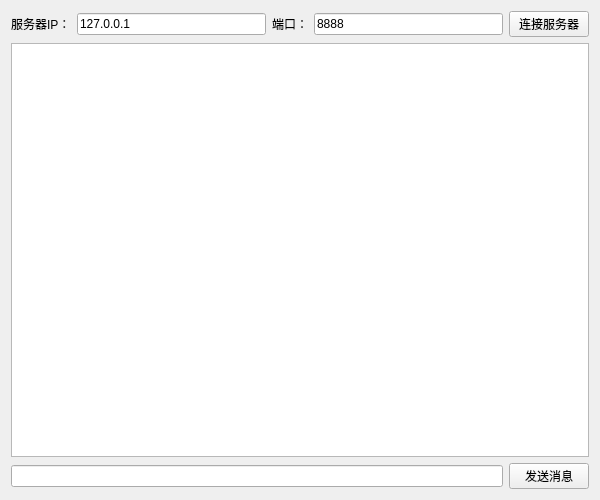
<?xml version="1.0" encoding="UTF-8"?>
<ui version="4.0">
 <class>Widget</class>
 <widget class="QWidget" name="Widget">
  <property name="geometry">
   <rect>
    <x>0</x>
    <y>0</y>
    <width>600</width>
    <height>500</height>
   </rect>
  </property>
  <property name="windowTitle">
   <string>TCP Client</string>
  </property>
  <layout class="QVBoxLayout" name="verticalLayout">
   <item>
    <layout class="QHBoxLayout" name="horizontalLayout_2">
     <item>
      <widget class="QLabel" name="label">
       <property name="text">
        <string>服务器IP：</string>
       </property>
      </widget>
     </item>
     <item>
      <widget class="QLineEdit" name="lineEdit_2">
       <property name="text">
        <string>127.0.0.1</string>
       </property>
      </widget>
     </item>
     <item>
      <widget class="QLabel" name="label_2">
       <property name="text">
        <string>端口：</string>
       </property>
      </widget>
     </item>
     <item>
      <widget class="QLineEdit" name="lineEdit_3">
       <property name="text">
        <string>8888</string>
       </property>
      </widget>
     </item>
     <item>
      <widget class="QPushButton" name="pushButton_2">
       <property name="text">
        <string>连接服务器</string>
       </property>
      </widget>
     </item>
    </layout>
   </item>
   <item>
    <widget class="QTextBrowser" name="textBrowser"/>
   </item>
   <item>
    <layout class="QHBoxLayout" name="horizontalLayout">
     <item>
      <widget class="QLineEdit" name="lineEdit"/>
     </item>
     <item>
      <widget class="QPushButton" name="pushButton">
       <property name="text">
        <string>发送消息</string>
       </property>
      </widget>
     </item>
    </layout>
   </item>
  </layout>
 </widget>
 <resources/>
 <connections/>
</ui>
